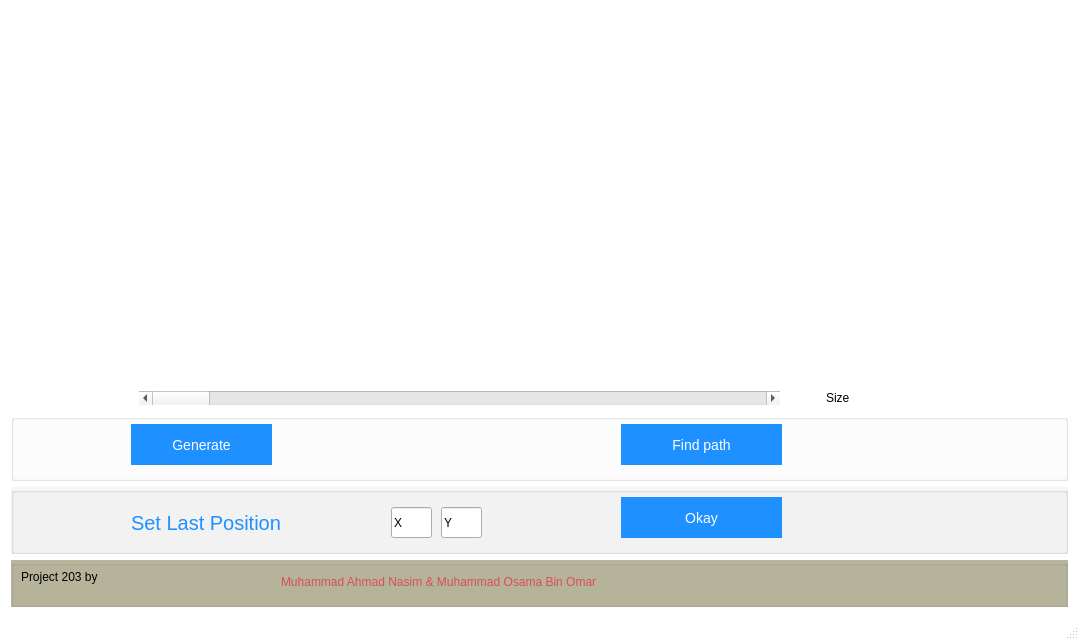
<?xml version="1.0" encoding="UTF-8"?>
<ui version="4.0">
 <class>OsamaClass</class>
 <widget class="QMainWindow" name="OsamaClass">
  <property name="geometry">
   <rect>
    <x>0</x>
    <y>0</y>
    <width>1079</width>
    <height>640</height>
   </rect>
  </property>
  <property name="windowTitle">
   <string>Project203</string>
  </property>
  <property name="styleSheet">
   <string notr="true">#OsamaClass{
background: white;
}
#groupBox{
background: whitesmoke;
}

QPushButton{
background: dodgerblue;
font-size: 14px;
width:100px;
color: white;
border: 0px;
}
QPushButton:hover{
background: dodgerblue;
border-radius: 10px;
font-size: 16px;
font-weight: bold;
color: white;
}
QGroupBox{
height: 50px;
}
#label_2{
font-size: 20px;
color: dodgerblue;
}
#label_3{
align-content: center;
font: 75 20pt &quot;DejaVu Sans Mono&quot;;
}
#groupBox_3{
height: 30px;
background: rgb(183, 181, 156)
}
#label_4{
color: rgb(218, 78, 86);
	font: 75 20pt &quot;Droid Sans Mono&quot;;
}




</string>
  </property>
  <widget class="QWidget" name="centralWidget">
   <layout class="QVBoxLayout" name="verticalLayout">
    <item>
     <widget class="GLWidget" name="widget" native="true">
      <property name="sizePolicy">
       <sizepolicy hsizetype="Preferred" vsizetype="Expanding">
        <horstretch>0</horstretch>
        <verstretch>0</verstretch>
       </sizepolicy>
      </property>
     </widget>
    </item>
    <item>
     <layout class="QHBoxLayout" name="horizontalLayout_2">
      <item>
       <spacer name="horizontalSpacer_5">
        <property name="orientation">
         <enum>Qt::Horizontal</enum>
        </property>
        <property name="sizeHint" stdset="0">
         <size>
          <width>128</width>
          <height>20</height>
         </size>
        </property>
       </spacer>
      </item>
      <item>
       <widget class="QScrollBar" name="horizontalScrollBar">
        <property name="sizePolicy">
         <sizepolicy hsizetype="Preferred" vsizetype="Fixed">
          <horstretch>100</horstretch>
          <verstretch>0</verstretch>
         </sizepolicy>
        </property>
        <property name="orientation">
         <enum>Qt::Horizontal</enum>
        </property>
       </widget>
      </item>
      <item>
       <spacer name="horizontalSpacer_4">
        <property name="orientation">
         <enum>Qt::Horizontal</enum>
        </property>
        <property name="sizeHint" stdset="0">
         <size>
          <width>40</width>
          <height>20</height>
         </size>
        </property>
       </spacer>
      </item>
      <item>
       <widget class="QLabel" name="label">
        <property name="text">
         <string>Size</string>
        </property>
       </widget>
      </item>
      <item>
       <spacer name="horizontalSpacer_6">
        <property name="orientation">
         <enum>Qt::Horizontal</enum>
        </property>
        <property name="sizeHint" stdset="0">
         <size>
          <width>218</width>
          <height>20</height>
         </size>
        </property>
       </spacer>
      </item>
     </layout>
    </item>
    <item>
     <widget class="QGroupBox" name="groupBox_2">
      <property name="sizePolicy">
       <sizepolicy hsizetype="Expanding" vsizetype="Preferred">
        <horstretch>0</horstretch>
        <verstretch>0</verstretch>
       </sizepolicy>
      </property>
      <property name="title">
       <string/>
      </property>
      <widget class="QPushButton" name="pushButton">
       <property name="geometry">
        <rect>
         <x>120</x>
         <y>10</y>
         <width>141</width>
         <height>41</height>
        </rect>
       </property>
       <property name="sizePolicy">
        <sizepolicy hsizetype="Fixed" vsizetype="Fixed">
         <horstretch>0</horstretch>
         <verstretch>0</verstretch>
        </sizepolicy>
       </property>
       <property name="text">
        <string>Generate</string>
       </property>
      </widget>
      <widget class="QPushButton" name="pushButton_2">
       <property name="geometry">
        <rect>
         <x>610</x>
         <y>10</y>
         <width>161</width>
         <height>41</height>
        </rect>
       </property>
       <property name="sizePolicy">
        <sizepolicy hsizetype="Fixed" vsizetype="Fixed">
         <horstretch>0</horstretch>
         <verstretch>0</verstretch>
        </sizepolicy>
       </property>
       <property name="text">
        <string>Find path</string>
       </property>
      </widget>
      <zorder>pushButton</zorder>
      <zorder>pushButton_2</zorder>
      <zorder>pushButton_3</zorder>
      <zorder>horizontalSpacer_5</zorder>
      <zorder>groupBox</zorder>
     </widget>
    </item>
    <item>
     <widget class="QGroupBox" name="groupBox">
      <property name="sizePolicy">
       <sizepolicy hsizetype="Expanding" vsizetype="Fixed">
        <horstretch>0</horstretch>
        <verstretch>0</verstretch>
       </sizepolicy>
      </property>
      <property name="title">
       <string/>
      </property>
      <widget class="QLineEdit" name="lineEdit">
       <property name="geometry">
        <rect>
         <x>380</x>
         <y>20</y>
         <width>41</width>
         <height>31</height>
        </rect>
       </property>
       <property name="text">
        <string>X</string>
       </property>
      </widget>
      <widget class="QLineEdit" name="lineEdit_2">
       <property name="geometry">
        <rect>
         <x>430</x>
         <y>20</y>
         <width>41</width>
         <height>31</height>
        </rect>
       </property>
       <property name="text">
        <string>Y</string>
       </property>
      </widget>
      <widget class="QLabel" name="label_2">
       <property name="geometry">
        <rect>
         <x>120</x>
         <y>20</y>
         <width>171</width>
         <height>31</height>
        </rect>
       </property>
       <property name="sizePolicy">
        <sizepolicy hsizetype="Fixed" vsizetype="Preferred">
         <horstretch>0</horstretch>
         <verstretch>0</verstretch>
        </sizepolicy>
       </property>
       <property name="text">
        <string>Set Last Position</string>
       </property>
      </widget>
      <widget class="QPushButton" name="pushButton_3">
       <property name="geometry">
        <rect>
         <x>610</x>
         <y>10</y>
         <width>161</width>
         <height>41</height>
        </rect>
       </property>
       <property name="sizePolicy">
        <sizepolicy hsizetype="Fixed" vsizetype="Fixed">
         <horstretch>0</horstretch>
         <verstretch>0</verstretch>
        </sizepolicy>
       </property>
       <property name="text">
        <string>Okay</string>
       </property>
      </widget>
     </widget>
    </item>
    <item>
     <widget class="QGroupBox" name="groupBox_3">
      <property name="title">
       <string/>
      </property>
      <widget class="QLabel" name="label_3">
       <property name="geometry">
        <rect>
         <x>10</x>
         <y>0</y>
         <width>244</width>
         <height>33</height>
        </rect>
       </property>
       <property name="sizePolicy">
        <sizepolicy hsizetype="Fixed" vsizetype="Preferred">
         <horstretch>0</horstretch>
         <verstretch>0</verstretch>
        </sizepolicy>
       </property>
       <property name="text">
        <string>Project 203 by </string>
       </property>
      </widget>
      <widget class="QLabel" name="label_4">
       <property name="geometry">
        <rect>
         <x>270</x>
         <y>6</y>
         <width>771</width>
         <height>31</height>
        </rect>
       </property>
       <property name="sizePolicy">
        <sizepolicy hsizetype="Expanding" vsizetype="Fixed">
         <horstretch>0</horstretch>
         <verstretch>0</verstretch>
        </sizepolicy>
       </property>
       <property name="text">
        <string>Muhammad Ahmad Nasim &amp; Muhammad Osama Bin Omar</string>
       </property>
      </widget>
     </widget>
    </item>
   </layout>
  </widget>
  <widget class="QStatusBar" name="statusBar"/>
  <widget class="QMenuBar" name="menuBar">
   <property name="geometry">
    <rect>
     <x>0</x>
     <y>0</y>
     <width>1079</width>
     <height>25</height>
    </rect>
   </property>
  </widget>
 </widget>
 <layoutdefault spacing="6" margin="11"/>
 <customwidgets>
  <customwidget>
   <class>GLWidget</class>
   <extends>QWidget</extends>
   <header location="global">glwidget.h</header>
   <container>1</container>
   <slots>
    <slot>SetWallsNumber(int)</slot>
    <slot>GenerateWalls()</slot>
    <slot>FindPath()</slot>
    <slot>setPos()</slot>
    <slot>getX()</slot>
   </slots>
  </customwidget>
 </customwidgets>
 <resources/>
 <connections>
  <connection>
   <sender>horizontalScrollBar</sender>
   <signal>valueChanged(int)</signal>
   <receiver>label</receiver>
   <slot>setNum(int)</slot>
   <hints>
    <hint type="sourcelabel">
     <x>474</x>
     <y>535</y>
    </hint>
    <hint type="destinationlabel">
     <x>553</x>
     <y>539</y>
    </hint>
   </hints>
  </connection>
  <connection>
   <sender>horizontalScrollBar</sender>
   <signal>valueChanged(int)</signal>
   <receiver>widget</receiver>
   <slot>SetWallsNumber(int)</slot>
   <hints>
    <hint type="sourcelabel">
     <x>474</x>
     <y>535</y>
    </hint>
    <hint type="destinationlabel">
     <x>437</x>
     <y>403</y>
    </hint>
   </hints>
  </connection>
  <connection>
   <sender>pushButton_3</sender>
   <signal>clicked()</signal>
   <receiver>widget</receiver>
   <slot>setPos()</slot>
   <hints>
    <hint type="sourcelabel">
     <x>478</x>
     <y>599</y>
    </hint>
    <hint type="destinationlabel">
     <x>673</x>
     <y>488</y>
    </hint>
   </hints>
  </connection>
  <connection>
   <sender>pushButton_2</sender>
   <signal>clicked()</signal>
   <receiver>widget</receiver>
   <slot>FindPath()</slot>
   <hints>
    <hint type="sourcelabel">
     <x>493</x>
     <y>573</y>
    </hint>
    <hint type="destinationlabel">
     <x>531</x>
     <y>465</y>
    </hint>
   </hints>
  </connection>
  <connection>
   <sender>pushButton</sender>
   <signal>clicked()</signal>
   <receiver>widget</receiver>
   <slot>GenerateWalls()</slot>
   <hints>
    <hint type="sourcelabel">
     <x>223</x>
     <y>573</y>
    </hint>
    <hint type="destinationlabel">
     <x>323</x>
     <y>440</y>
    </hint>
   </hints>
  </connection>
 </connections>
 <slots>
  <slot>slot1()</slot>
 </slots>
</ui>
